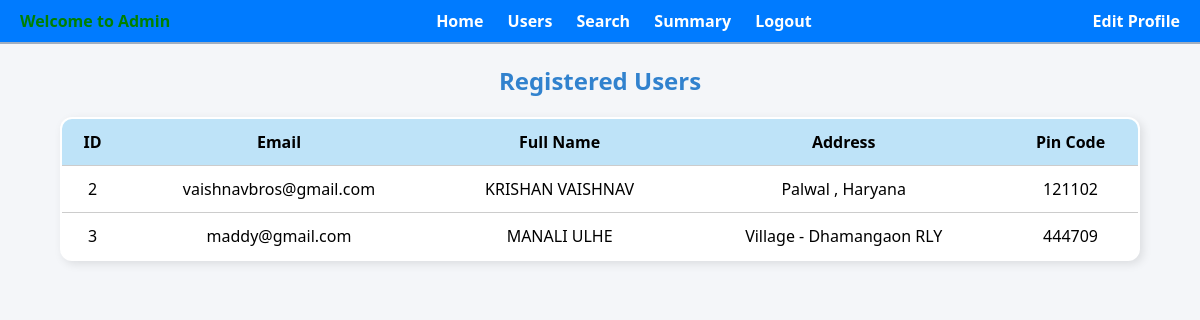
/admin_users, run on the app's committed database.
### backend/Models.py (models this page shows)
class Admin_User_Details(db.Model):
    __tablename__ = 'admin_user_details'
    id=db.Column(db.Integer, primary_key=True,autoincrement=True)#Ensures that the ID column automatically increments for each new row inserted into the table.The database automatically assigns a new unique ID starting from 1 and increases by 1 for each new entry.
    email=db.Column(db.String(50),nullable=False,unique=True)# unique to hoga hi
    full_name=db.Column(db.String(50),nullable=False)#not neccessary to be unique
    password=db.Column(db.String(50),nullable=False)#not neccessary to be unique# here string(50) means 50 characters
    address=db.Column(db.String(120),nullable=False)#not neccessary to be unique
    pincode=db.Column(db.Integer,nullable=False)#not neccessary to be unique
    role=db.Column(db.Integer,nullable=False,default=1)#not neccessary to be unique
    Reserved_parking_spots_of_a_user_id=db.relationship('Reserved_parking_spots',backref='admin_user_details' , cascade='all , delete' , lazy=True)#it tells all the reserved parking spots of a particular user

### backend/controlers.py (the view)
@app.route("/admin_users")
def admin_users():
    users=Admin_User_Details.query.filter_by(role=1).all()
    return render_template("a_registered_users.html" , user=users)

### templates/a_registered_users.html (shortened to what this page needs)
<!DOCTYPE html>
<html lang="en">
<head>
    <link rel="stylesheet" href="{{ url_for('static', filename='style.css') }}">
</head>
<body>
  <div class="navbar">
    <div class="left">
      <span>Welcome to Admin</span>
    </div>
    <div class="nav-links">
      <a href="/admin_home">Home</a>
      <a href="/admin_users">Users</a>
      <a href="admin_search_functionality">Search</a>
      <a href="/admin_summary">Summary</a>
      <a href="/">Logout</a>
    </div>
    <div class="right">
      <a href="/admin_profile">Edit Profile</a>
    </div>
  </div>
  <h2>Registered Users</h2>
  <table>
    <thead>
      <tr>
        <th>ID</th>
        <th>Email</th>
        <th>Full Name</th>
        <th>Address</th>
        <th>Pin Code</th>
      </tr>
    </thead>
    <tbody>
      {% if user %}
      {% for usr in user %}
      <tr>
        <td>{{ usr.id }}</td>
        <td>{{ usr.email }}</td>
        <td>{{ usr.full_name }}</td>
        <td>{{ usr.address }}</td>
        <td>{{ usr.pincode }}</td>
      </tr>
      {% endfor %}
    </tbody>
    {% else %}
    <tr>
      <td style="color: #3182ce;" colspan="5">No users found.</td>
    </tr>
    {% endif %}
  </table>
</body>
</html>

### static/style.css (style rules this page uses)
body { background-color: #f4f6f9; font-family: 'Segoe UI', sans-serif; margin: 0; padding: 0; }
.navbar { background-color: #007bff; }
.navbar a { color: white !important; }

### templates/a_registered_users.html (style rules this page uses)
body { font-family: 'Comic Sans MS', cursive, sans-serif; margin: 0; background-color: #f8f8f8; }
.navbar { background-color: #c6f6d5; padding: 10px 20px; display: flex; justify-content: space-between; align-items: center; border-bottom: 2px solid #a0aec0; }
.navbar .left span { color: green; font-weight: bold; }
.navbar .right a { margin-left: 15px; text-decoration: none; color: orange; font-weight: bold; }
.nav-links a { margin: 0 10px; text-decoration: none; color: #333; font-weight: bold; }
h2 { text-align: center; margin-top: 20px; color: #3182ce; }
table { width: 90%; margin: 20px auto; border-collapse: collapse; background-color: #fff; border: 2px solid #4a5568; border-radius: 12px; overflow: hidden; box-shadow: 3px 3px 10px rgba(0,0,0,0.1); }
th, td { padding: 12px; text-align: center; border-bottom: 1px solid #ccc; }
th { background-color: #bee3f8; font-weight: bold; }

### data on the page
Admin_User_Details: id "2", email "vaishnavbros@gmail.com", full_name "KRISHAN VAISHNAV", address "Palwal , Haryana", pincode "121102"
Admin_User_Details: id "3", email "maddy@gmail.com", full_name "MANALI ULHE", address "Village - Dhamangaon RLY", pincode "444709"
